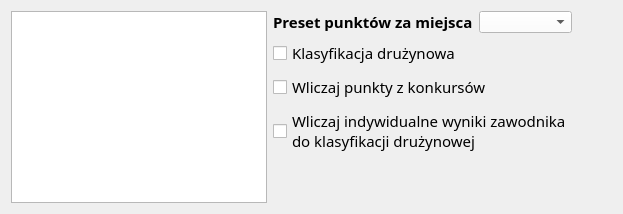
     <widget class="QWidget" name="tab_2">
      <attribute name="title">
       <string>Klasyfikacja ogólna</string>
      </attribute>
      <layout class="QVBoxLayout" name="verticalLayout_31">
       <item>
        <layout class="QHBoxLayout" name="horizontalLayout_9" stretch="1,0,0">
         <item>
          <widget class="QTableView" name="tableView_generalClassification">
           <property name="maximumSize">
            <size>
             <width>16777215</width>
             <height>16777215</height>
            </size>
           </property>
          </widget>
         </item>
         <item>
          <layout class="QVBoxLayout" name="verticalLayout_30">
           <item>
            <layout class="QHBoxLayout" name="horizontalLayout_8">
             <item>
              <widget class="QLabel" name="label_preset">
               <property name="font">
                <font>
                 <family>Quicksand</family>
                 <pointsize>11</pointsize>
                 <bold>true</bold>
                </font>
               </property>
               <property name="text">
                <string>Preset punktów za miejsca</string>
               </property>
              </widget>
             </item>
             <item>
              <widget class="QComboBox" name="comboBox_preset">
               <property name="styleSheet">
                <string notr="true">color: black; background-color: white;</string>
               </property>
              </widget>
             </item>
            </layout>
           </item>
           <item>
            <widget class="QCheckBox" name="checkBox_generalClassificationTeam">
             <property name="font">
              <font>
               <family>Quicksand Medium</family>
               <pointsize>11</pointsize>
               <bold>false</bold>
              </font>
             </property>
             <property name="text">
              <string>Klasyfikacja drużynowa</string>
             </property>
            </widget>
           </item>
           <item>
            <widget class="QCheckBox" name="checkBox_generalClassificationCompPoints">
             <property name="font">
              <font>
               <family>Quicksand Medium</family>
               <pointsize>11</pointsize>
               <bold>false</bold>
              </font>
             </property>
             <property name="text">
              <string>Wliczaj punkty z konkursów</string>
             </property>
            </widget>
           </item>
           <item>
            <widget class="QCheckBox" name="checkBox_indResToTeam">
             <property name="font">
              <font>
               <family>Quicksand Medium</family>
               <pointsize>11</pointsize>
              </font>
             </property>
             <property name="text">
              <string>Wliczaj indywidualne wyniki zawodnika
do klasyfikacji drużynowej</string>
             </property>
            </widget>
           </item>
           <item>
            <spacer name="verticalSpacer">
             <property name="orientation">
              <enum>Qt::Vertical</enum>
             </property>
             <property name="sizeHint" stdset="0">
              <size>
               <width>20</width>
               <height>40</height>
              </size>
             </property>
            </spacer>
           </item>
          </layout>
         </item>
         <item>
          <spacer name="horizontalSpacer_8">
           <property name="orientation">
            <enum>Qt::Horizontal</enum>
           </property>
           <property name="sizeHint" stdset="0">
            <size>
             <width>40</width>
             <height>20</height>
            </size>
           </property>
          </spacer>
         </item>
        </layout>
       </item>
      </layout>
     </widget>
